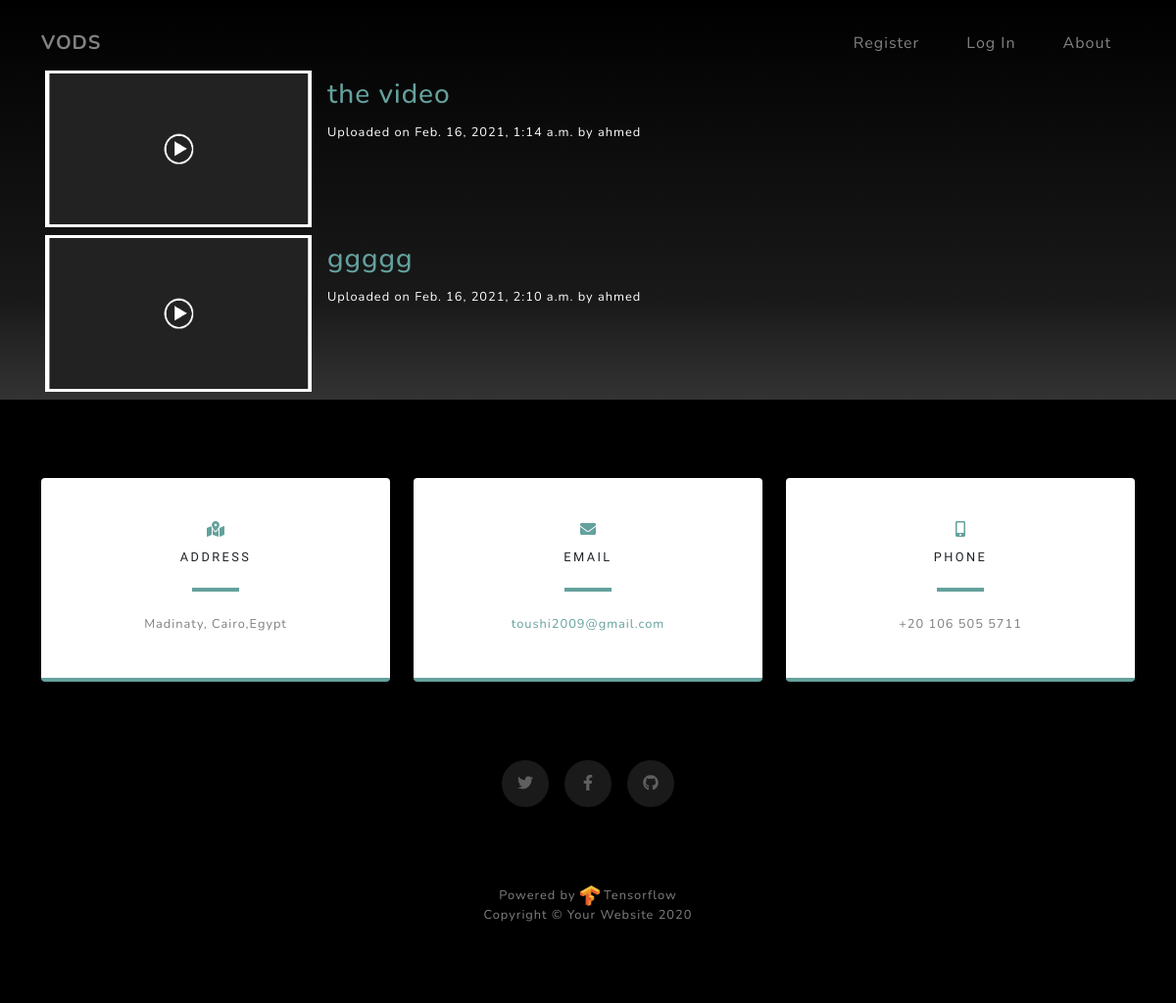
Before: /video/ with the older database file.
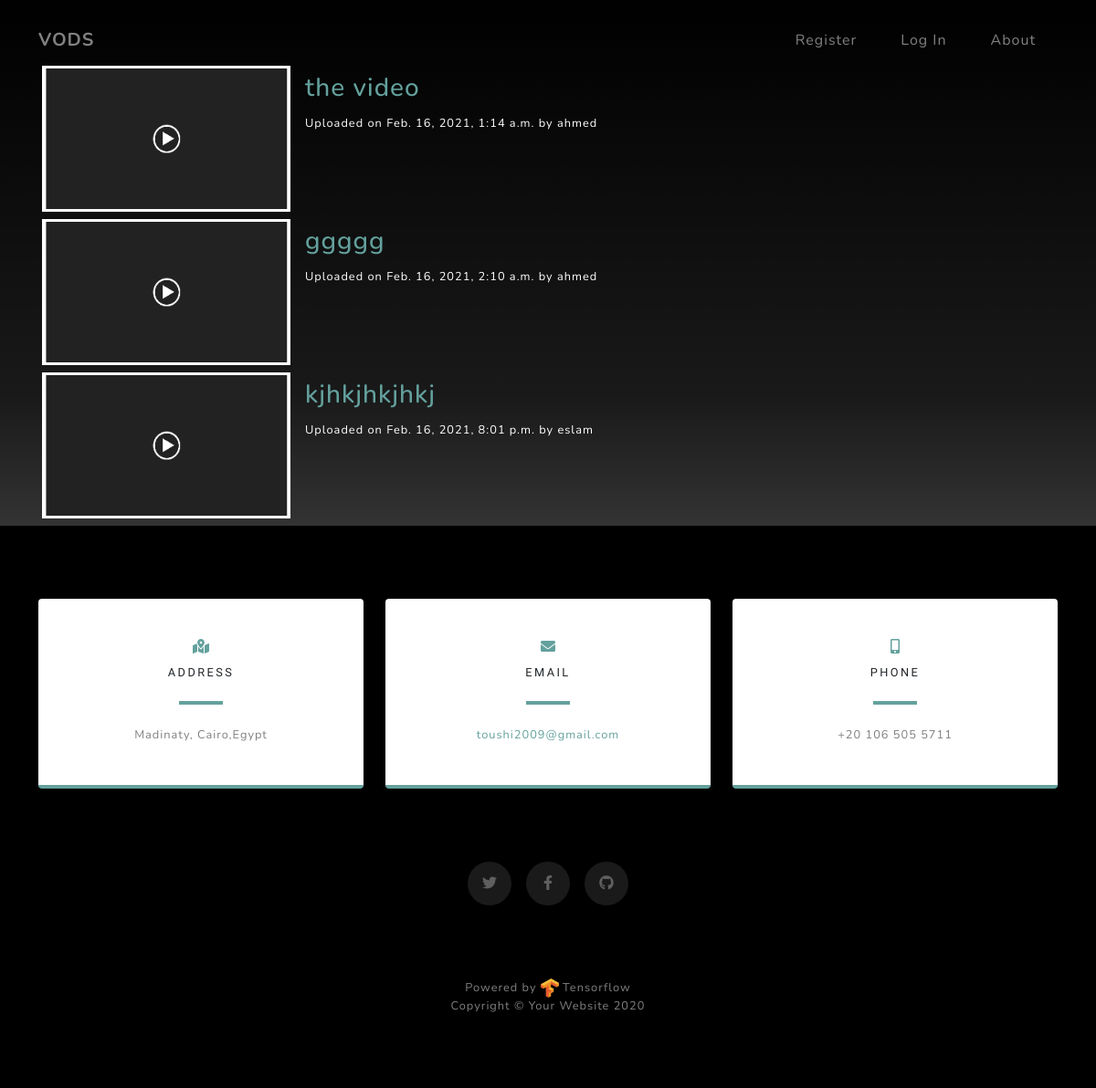
After: the same page with the newer database file.
### Videoapp/models.py (models this page shows, shortened)
class Video(models.Model):
    user = models.ForeignKey(User, on_delete = models.CASCADE)
    video = models.FileField(upload_to='Videos')
    name = models.TextField(max_length=50)
    description = models.TextField(max_length=1000)
    uploaded_at = models.DateTimeField(auto_now=True, null=True)

### Videoapp/views.py (the view)
# urls.py: path('',views.index, name= "index"),
def index(request):
    videos = Video.objects.all()
    return render(request,'Videoapp/index.html',{'videos':videos})

### Videoapp/templates/Videoapp/index.html
{% extends 'Homeapp/base.html' %}
{% load static %}
{% block content %}
<section class="about-section" id="about">
    <div class="container">
        <div class="row">
            <div class="container ">
                {% for video in videos %}
                <div class="row  my-2">
                    <div class="content ">
                        <a href="{% url 'show' video.id %}"><img class="mx-3 " style="width:17em; height:10em"
                                src="{% static 'Homeapp/img/placeholder.png' %}"></a>
                    </div>
                    <div class="mt-2 text-white">
                        <h3 class=" "><a  href="{% url 'show' video.id %}">{{video.name}}</a></h3>
                        <small class="  ">Uploaded on {{video.uploaded_at}} by {{video.user.username}}</small>
                    </div>
                </div>
                {% endfor %}
            </div>
        </div>
    </div>
</section>
{% endblock content %}

Changed rows visible on the page:
added Video: name "kjhkjhkjhkj", uploaded_at "Feb. 16, 2021, 8:01 p.m.", user.username "eslam"
